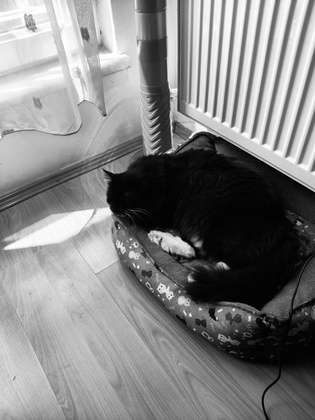
%> input picture hw2/grayscale.jpeg, 315 x 420 px, shrunk from 1536 x 2048 before the run
$ octave part3.m   (GNU Octave 9; MATLAB toolbox functions it lacks are replaced by stand-ins)
%> lines starting %> are read from the running program, lines starting %| are printed output that depends on the picture
% Part 3: Histogram Equalization
% Setup: Gri tonlamalı (grayscale) bir görüntü yükle
img_gray = imread('grayscale.jpeg'); % Buraya kendi gri görselinin adını yaz
%> img_gray is the input picture: size 420x315x3 uint8; mean R, G, B 131.5, 131.5, 131.5

% Eğer görsel yanlışlıkla RGB yüklendiyse, garanti olsun diye griye çevirelim
if size(img_gray, 3) == 3
    img_gray = rgb2gray(img_gray);
%> img_gray: size 420x315 uint8
end

[rows, cols] = size(img_gray);
%> rows = 420; cols = 315
num_pixels = rows * cols;
%> num_pixels = 132300

% 1. Adım: Histogramı hesapla (Her bir piksel değerinden kaç tane var?)
counts = zeros(256, 1);
for i = 1:rows
    for j = 1:cols
        val = img_gray(i,j);
        % MATLAB 1-indeksli olduğu için 0 değerini 1. sıraya yazıyoruz
        counts(val + 1) = counts(val + 1) + 1;
    end
end
%> after the loop, counts = 256 values, max 3689 at index 5, min 0 at index 256, mean 516.8

% 2. Adım: Cumulative Distribution Function (CDF) Hesapla
cdf = zeros(256, 1);
cdf(1) = counts(1);
for i = 2:256
    cdf(i) = cdf(i-1) + counts(i);
end
%> after the loop, cdf = 256 values from 163 to 132300

% 3. Adım: Yeni piksel değerlerini haritala (Mapping)
% CDF'i 0-255 aralığına normalize ediyoruz (General Histogram Equalization formülü)
cdf_min = min(cdf(cdf > 0)); % Sıfırdan büyük en küçük CDF değeri
%> cdf_min = 163
h_v = round(((cdf - cdf_min) / (num_pixels - cdf_min)) * 255);
%> h_v = 256 values from 0 to 255

% Yeni görüntüyü oluştur
output_custom_eq = zeros(rows, cols, 'uint8');
for i = 1:rows
    for j = 1:cols
        val = img_gray(i,j);
        output_custom_eq(i,j) = h_v(val + 1); % Yeni değeri ata
    end
end
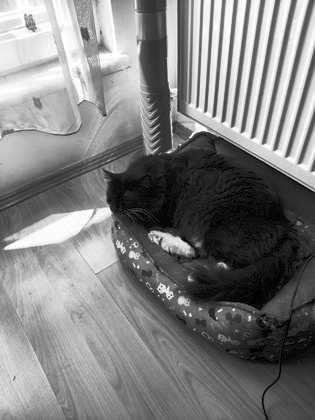
%> output_custom_eq: size 420x315 uint8; min 0, max 255, mean 128.1

% Karşılaştırma: MATLAB'in hazır histeq fonksiyonunu kullan
output_builtin_eq = histeq(img_gray);

% Result & Bonus: Görselleri ve histogramları yan yana göster
figure;

% Üst satır: Görseller
subplot(2,3,1); imshow(img_gray); title('Original Image');
subplot(2,3,2); imshow(output_custom_eq); title('Custom Equalized');
subplot(2,3,3); imshow(output_builtin_eq); title('Built-in Equalized');

% Alt satır: Histogramlar (Bonus Kısım)
subplot(2,3,4); imhist(img_gray); title('Original Histogram');
subplot(2,3,5); imhist(output_custom_eq); title('Custom Histogram');
subplot(2,3,6); imhist(output_builtin_eq); title('Built-in Histogram');
%> after `title('Built-in Histogram')`:
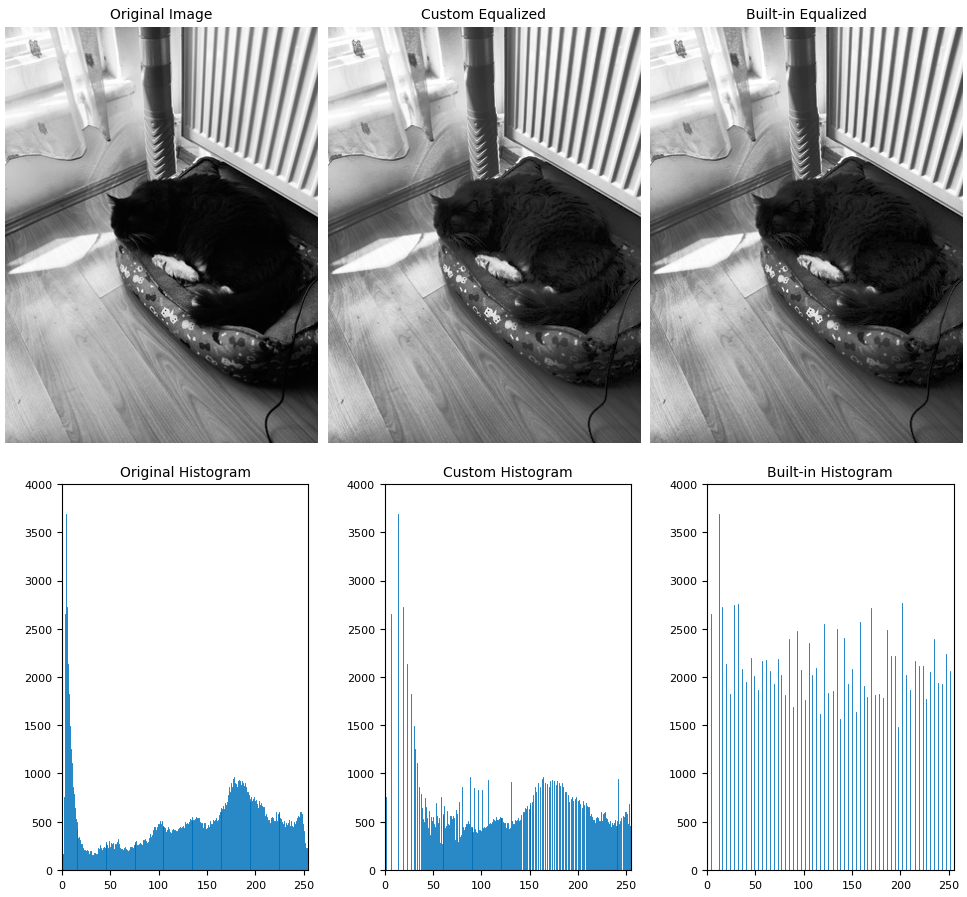
%> figure redrawn from the program's plot data, 6 panels
